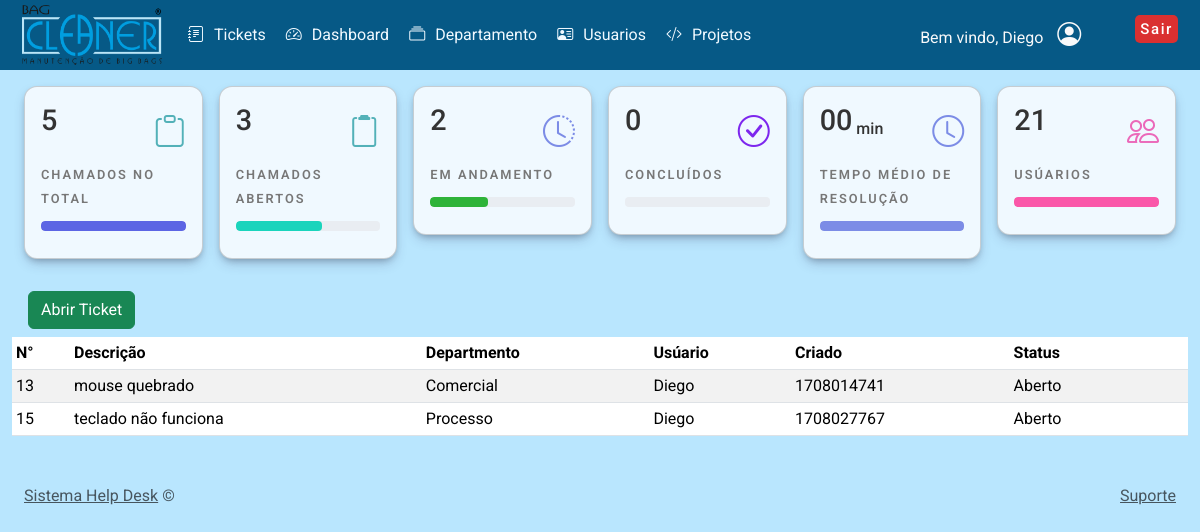
The app's page /emAndamento.php (signed in) with its own data.
### tables this page shows
CREATE TABLE `hd_users` (
  `id` int(11) NOT NULL,
  `email` varchar(250) NOT NULL,
  `password` varchar(250) NOT NULL,
  `create_date` datetime NOT NULL DEFAULT current_timestamp(),
  `name` varchar(250) NOT NULL,
  `user_type` enum('admin','user') NOT NULL,
  `status` int(11) NOT NULL
);

CREATE TABLE `hd_tickets` (
  `id` int(11) NOT NULL,
  `uniqid` varchar(20) NOT NULL,
  `user` int(11) NOT NULL,
  `title` varchar(250) NOT NULL,
  `init_msg` text NOT NULL,
  `department` int(11) NOT NULL,
  `date` varchar(250) NOT NULL,
  `last_reply` int(11) NOT NULL,
  `user_read` int(11) NOT NULL,
  `admin_read` int(11) NOT NULL,
  `resolved` int(11) NOT NULL,
  `finalizados` int(11) NOT NULL
);

CREATE TABLE `hd_departments` (
  `id` int(11) NOT NULL,
  `name` varchar(250) NOT NULL,
  `status` int(11) NOT NULL DEFAULT 1
);

### class/Database.php (called while the page is built)
<?php
class Database {
    public function dbConnect() {
        static $DBH = null;
        if (is_null($DBH)) {
			$connection = new mysqli(HOST, USER, PASSWORD, DATABASE);
			if($connection->connect_error){
				die("Error failed to connect to MySQL: " . $connection->connect_error);
			} else {
				$DBH = $connection;
			}
        }
        return $DBH;
    }
}

### init.php (called while the page is built, shortened)
<?php
require 'class/Database.php';
require 'class/Users.php';
$users = new Users;
?>

### class/Users.php (called while the page is built, shortened)
<?php
class Users extends Database {
	private $userTable = 'hd_users';
	private $dbConnect = false;
	public function __construct(){
        $this->dbConnect = $this->dbConnect();
    }
	public function getUserInfo() {
		if(!empty($_SESSION["userid"])) {
			$sqlQuery = "SELECT * FROM ".$this->userTable."
				WHERE id ='".$_SESSION["userid"]."'";
			$result = mysqli_query($this->dbConnect, $sqlQuery);
			$userDetails = mysqli_fetch_assoc($result);
			return $userDetails;
		}
	}
}

### emAndamento.php (the view, shortened to what this page needs)
<?php
include 'init.php';
require_once('inc/header.php');
$user = $users->getUserInfo();
require_once('config/conn.php');
$totalChamadosQuery = $link->query("SELECT COUNT(id) as qtd FROM `hd_tickets`");
$totalchamadosResult = mysqli_fetch_object($totalChamadosQuery);
$chamadosAbertos = $totalchamadosResult->qtd;
?>
<link href="https://cdn.jsdelivr.net/npm/bootstrap@5.3.3/dist/css/bootstrap.min.css" rel="stylesheet">
<link rel="stylesheet" href="css/style.css" />
<link rel="stylesheet" href="css/styleHome.css" />
<?php require_once('inc/nav.php'); ?>
<?php require_once('inc/container.php'); ?>
<div class="container-fluid">
	<?php if (isset($_SESSION['admin'])) { ?>
		<?php include_once('infodash.php'); ?>
	<?php } ?>
	<div class="panel-heading">
		<div class="row-reverse">
			<div class="chat">
				<div class="btnTicket">
					<button type="button" name="add" id="createTicket" class="btn btn-success btn-md">Abrir Ticket</button>
				</div>
			</div>
		</div>
	</div>
	<table id="listTicketsFim" class="table table-striped table table-hover table-sm mt-2">
		<thead>
			<tr>
				<th scope="col">N°</th>
				<th scope="col">Descrição</th>
				<th scope="col">Departmento</th>
				<th scope="col">Usúario</th>
				<th scope="col">Criado</th>
				<th scope="col">Status</th>
				<th scope="col"></th>
				<th scope="col"></th>
				<th scope="col"></th>
			</tr>
		</thead>
		<tbody>
        <?php
        $ticketsQuery = $link->query("SELECT t.id, t.uniqid, t.title, d.name as department_name, u.name as user_name, t.date, t.resolved
            FROM `hd_tickets` t
            LEFT JOIN `hd_departments` d ON t.department = d.id
            LEFT JOIN `hd_users` u ON t.user = u.id
			WHERE resolved = '1'");
        while ($ticket = mysqli_fetch_assoc($ticketsQuery)) {
        ?>
            <tr>
                <td><?php echo $ticket['id']; ?></td>
                <td><?php echo $ticket['title']; ?></td>
                <td><?php echo $ticket['department_name']; ?></td>
                <td><?php echo $ticket['user_name']; ?></td>
                <td><?php echo $ticket['date']; ?></td>
                <td><?php echo ($ticket['resolved'] == 2) ? "Resolvido" : "Aberto"; ?></td>
                <td></td>
                <td></td>
                <td></td>
            </tr>
        <?php } ?>
    </tbody>
    </table>
	<?php require_once('inc/footer.php'); ?>

### inc/header.php (shortened to what this page needs)
<!DOCTYPE html>
<html lang="pt-br">
<head>
  <link href="https://cdn.jsdelivr.net/npm/bootstrap@5.3.3/dist/css/bootstrap.min.css" rel="stylesheet">
  <link rel="stylesheet" href="css/style.css">
  <link rel="stylesheet" href="https://cdn.jsdelivr.net/npm/bootstrap-icons@1.10.3/font/bootstrap-icons.css">
  <link rel="stylesheet" href="https://cdnjs.cloudflare.com/ajax/libs/font-awesome/5.15.2/css/all.min.css"/>

### inc/nav.php (shortened to what this page needs)
<nav class="navbar navbar-expand-lg mainbg">
	<div class="container-fluid">
		<a class="navbar-brand" href="ticket.php">
			<img class="logo" src="./img/logobag.png" alt="logo"></a>
		<div class="collapse navbar-collapse" id="navbarNav">
			<ul class="navbar-nav navBag">
				<li class="nav-item navBag" id="ticket">
					<a class="nav-links navBag" href="ticket.php"><i class="bi bi-journal-text"></i>Tickets</a>
				</li>
				<?php if (isset($_SESSION["admin"])) { ?>
					<li class="nav-item navBag" id="user">
						<a class="nav-links navBag" href="home.php"><i class="bi bi-speedometer2"></i>Dashboard</a>
					</li>
					<li class="nav-item navBag" id="department">
						<a class="nav-links navBag" href="department.php"><i class="bi bi-collection"></i>Departamento</a>
					</li>
					<li class="nav-item navBag" id="user">
						<a class="nav-links navBag" href="user.php"><i class="bi bi-person-vcard"></i>Usuarios</a>
					</li>
					 <li class="nav-item navBag" id="user">
						<a class="nav-links navBag" href="Procedimentos/index.php"><i class="bi bi-code-slash"></i>Projetos</a>
					</li>
				<?php } ?>
			</ul>
		</div>
		<ul class="nav navbar-nav navbar-right text-light">
			<li class="nav-item navBag me-5">
				<span>Bem vindo,</span>
				<?php if (isset($_SESSION["userid"])) {
					echo $user['name'];
				} ?>
				<i class="bi bi-person-circle" style="font-size: 24px; margin-left: 10px"></i>
			</li>
			<li class="nav-item navBag" id="user"><a class="btnSair" href="logout.php">Sair</a></li>
		</ul>
	</div>
</nav>

### inc/container.php
</head>
<body>

### infodash.php (shortened to what this page needs)
<?php
require_once('config/conn.php');
$abertos = 0;
$chamadosEmAndamento = 0;
$chamadosFim = 0;
$totalChamadosQuery = $link->query("SELECT COUNT(id) as qtd FROM `hd_tickets`");
$totalchamadosResult = mysqli_fetch_object($totalChamadosQuery);
$chamadosTotal = $totalchamadosResult->qtd;
    if ($chamadosTotal > 0) {
        $totalAbertosQuery = $link->query("SELECT COUNT(id) as qtd FROM `hd_tickets` WHERE resolved = 0");
        $totalAbertoResult = mysqli_fetch_object($totalAbertosQuery);
        $abertos = $totalAbertoResult->qtd;
        $totalEmAndamentoQuery = $link->query("SELECT COUNT(id) as qtd FROM `hd_tickets` WHERE  resolved = 1");
        $totalEmAndamentoResult = mysqli_fetch_object($totalEmAndamentoQuery);
        $chamadosEmAndamento = $totalEmAndamentoResult->qtd;
         $totalConcluidoQuery = $link->query("SELECT COUNT(id) as qtd FROM `hd_tickets` WHERE resolved = 2");
         $totalConcluidoResult = mysqli_fetch_object($totalConcluidoQuery);
         $chamadosFim = $totalConcluidoResult->qtd;
         $progressoAberto = ($abertos / $chamadosAbertos) * 100;
         $progressoEmAndamento = ($chamadosEmAndamento / $chamadosTotal) * 100;
    } else{
         $progressoEmAndamento = 0;
         $progressoConcluido = 0;
    }
$totalUsuariosQuery = $link->query("SELECT COUNT(id) as qtd FROM `hd_users` WHERE status = 1");
$totalUsuariosResult = mysqli_fetch_object($totalUsuariosQuery);
$usuarios = $totalUsuariosResult->qtd;
$inicioSemana = date("Y-m-d", strtotime('monday this week'));
$fimSemana = date("Y-m-d", strtotime('sunday this week'));
$mediaTempoQuery = $link->query("SELECT AVG(TIMESTAMPDIFF(MINUTE, FROM_UNIXTIME(t.date), FROM_UNIXTIME(r.date))) AS tempo_medio_minutos
FROM `hd_tickets` t
JOIN `hd_ticket_replies` r ON t.id = r.ticket_id
WHERE t.resolved = 2 AND DATE(FROM_UNIXTIME(r.date)) BETWEEN '$inicioSemana' AND '$fimSemana'");
$mediaTempoResult = mysqli_fetch_object($mediaTempoQuery);
if ($mediaTempoResult) {
    $mediaTempoMinutos = $mediaTempoResult->tempo_medio_minutos;
    $minutos = $mediaTempoMinutos % 60;
    $minutosFormatados = sprintf("%02d", $minutos);
} else {
    $horas = 0;
    $minutosFormatados = "00";
}
?>
<link rel="stylesheet" href="css/styleHome.css"/>
<div class="container-fluid">
<div class="row row-cols-1 row-cols-sm-2 row-cols-md-4  g-3">
        <div class="col-md-2 col-sm-4">
            <a href="ticket.php" style="text-decoration: none;">
            <div class="card">
                <div class="card-head">
                    <h2 class="card-title mb-4"><?= $chamadosTotal ?></h2>
                    <span class="clipBoard"><i class="bi bi-clipboard"></i></span>
                </div>
                <div class="card-progress">
                    <small>CHAMADOS NO TOTAL</small>
                    <div class="card-indicator">
                        <div class="indicator zero"></div>
                    </div>
                </div>
            </div>
            </a>
        </div>
        <div class="col-md-2 col-sm-4">
            <a href="abertos.php" style="text-decoration: none;">
            <div class="card">
                <div class="card-head">
                    <h2 class="card-title mb-4"><?= $abertos ?></h2>
                    <span class="clipBoard"><i class="bi bi-clipboard2"></i></span>
                </div>
                <div class="card-progress">
                    <small>CHAMADOS ABERTOS</small>
                    <div class="card-indicator">
                    <div class="indicator one" style="width: <?= $progressoAberto ?>%;"></div>
                    </div>
                </div>
            </div>
            </a>
        </div>
        <div class="col-md-2 col-sm-4">
            <a href="emAndamento.php" style="text-decoration: none;">
            <div class="card">
                <div class="card-head">
                    <h2 class="card-title mb-4"><?= $chamadosEmAndamento ?></h2>
                    <span class="clock"><i class="bi bi-clock-history"></i></span>
                </div>
                <div class="card-progress">
                    <small>EM ANDAMENTO</small>
                    <div class="card-indicator">
                        <div class="indicator two" style="width: <?= $progressoEmAndamento ?>%;"></div>
                    </div>
                </div>
            </div>
            </a>
        </div>
        <div class="col-md-2 col-sm-4">
            <a href="concluidas.php" style="text-decoration: none;">
            <div class="card">
                <div class="card-head">
                    <h2 class="card-title mb-4"><?= $chamadosFim ?></h2>
                    <span class="check"><i class="bi bi-check-circle"></i></span>
                </div>
                <div class="card-progress">
                    <small>CONCLUÍDOS</small>
                    <div class="card-indicator">
                    </div>
                </div>
            </div>
            </a>
        </div>
        <div class="col-md-2">
            <div class="card">
                <div class="card-head">
                    <h2 class="card-title mb-4"><?= $minutosFormatados ?><sub class="fs-6 ms-1">min</sub></h2>
                    <span class="clock"><i class="bi bi-clock"></i></span>
                </div>
                <div class="card-progress">
                    <small>TEMPO MÉDIO DE RESOLUÇÃO</small>
                    <div class="card-indicator">
                        <div class="indicator five"></div>
                    </div>
                </div>
            </div>
        </div>
        <div class="col-md-2">
            <a href="user.php" style="text-decoration: none;">
            <div class="card">
                <div class="card-head">
                    <h2 class="card-title mb-4"><?= $usuarios ?></h2>
                    <span class="people"><i class="bi bi-people"></i></span>
                </div>
                <div class="card-progress">
                    <small>USÚARIOS</small>
                    <div class="card-indicator">
                        <div class="indicator four"></div>
                    </div>
                </div>
            </div>
            </a>
        </div>
    </div>
</div>

### inc/footer.php (shortened to what this page needs)
<div class="insert-post-ads1" style="margin-top:20px;" style="border: solid 2px green;">
	<footer id="foot">
		<div class="container-fluid mt-5">
			<div class="row text-muted">
				<div class="col-6 text-left">
					<p class="mb-0">
						<a href="#" class="text-muted">Sistema Help Desk</a> &copy;
					</p>
				</div>
				<div class="col-6 text-end">
					<ul class="list-inline">
						<li class="list-inline-item">
							<a class="text-muted" href="#">Suporte</a>
						</li>
					</ul>
				</div>
			</div>
		</div>
	</footer>
</div>
</div>
</body>
</html>

### css/style.css (style rules this page uses)
* { margin: 0; padding: 0; box-sizing: border-box; }
html, body { min-height: 100%; font-family: Roboto, Arial, sans-serif; font-size: 16px; color: #2e2c2c; background: #b9e6fe; }
.mainbg { background-color: #065986; padding: 0 10px; margin-bottom: 1rem; }
.logo { width: 140px; height: 60px; }
.nav-links { color: #f0f9ff; text-decoration: none; transition-duration:0.6s; padding: 10px; cursor: pointer; }
li>a>i { margin-right: 10px; }
.chat { display: flex; margin: 2rem 0px 0px 1rem; }
.btnSair { width: 45px; padding: 5px; border: none; background: #da3030; font-size: 15px; font-weight: 500; color: #fff; border-radius: 5px; letter-spacing: .1rem; transition: all .3s; margin-left: 6px; text-decoration: none; }

### css/styleHome.css (style rules this page uses)
* { margin: 0; padding: 0; box-sizing: border-box; }
.card { box-shadow: rgba(50, 50, 93, 0.25) 0px 6px 12px -2px, rgba(0, 0, 0, 0.3) 0px 3px 7px -3px; background: #f0f9ff; padding: 1rem; border-radius: 13px; }
.card-head { display: flex; justify-content: space-between; align-items: center; }
.card-head h2 { color: #333; font-size: 1.8rem; font-weight: 500; }
.card-head span { font-size: 2rem; }
.card-head span.clipBoard { color: #53b1b8; }
.card-head span.clock { color: #399240; }
.card-head span.check { color: #7d27ee; }
.card-head span.clock { color: #7c8ce6; }
.card-head span.people { color: #eb68b9; }
.card-progress small { color: #777; font-size: .8rem; font-weight: 600; letter-spacing: 2px; }
.card-indicator { margin: .7rem 0rem; height: 10px; border-radius: 4px; background: #e9edf2; overflow: hidden; }
.indicator { height: 10px; border-radius: 4px; }
.indicator.zero { width: 100%; background: #5c65e4; }
.indicator.one { width: 100%; background: #1ad4bc; }
.indicator.two { background: #2eb339; }
.indicator.five { background: #7c8ce6; }
.indicator.four { background: #fa57a9; }

### records on screen
hd_users: name "Diego"
hd_tickets: id "13", title "mouse quebrado", hd_departments.name "Comercial", hd_users.name "Diego", date "1708014741", resolved "Aberto"
hd_tickets: id "15", title "teclado não funciona", hd_departments.name "Processo", hd_users.name "Diego", date "1708027767", resolved "Aberto"

### other values on screen
$chamadosTotal "5"
$abertos "3"
$chamadosEmAndamento "2"
$chamadosFim "0"
$minutosFormatados "00"
$usuarios "21"
